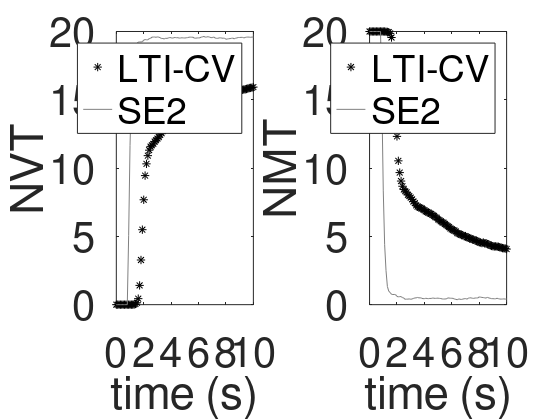

Write MATLAB code to recreate this figure.
se2_data = csvread("output2_se2.csv",0,1);
r2_data1 = csvread("output_r21.csv",0,1);
r2_data2 = csvread("output_r22.csv",0,1);
r2_data3 = csvread("output_r23.csv",0,1);
r2_data4 = csvread("output_r24.csv",0,1);
r2_data5 = csvread("output_r25.csv",0,1);
r2_data6 = csvread("output_r26.csv",0,1);
r2_data7 = csvread("output_r27.csv",0,1);
r2_data8 = csvread("output_r28.csv",0,1);
r2_data9 = csvread("output_r29.csv",0,1);
r2_data10 = csvread("output_r210.csv",0,1);
r2_data = zeros(14,101);

for i = 1:14
  r2_data(i,:) = (r2_data1(i,:) + r2_data2(i,:) + r2_data3(i,:) + r2_data4(i,:) + r2_data5(i,:) + r2_data6(i,:) + r2_data7(i,:) + r2_data8(i,:) + r2_data9(i,:) + r2_data10(i,:))/10;   
end
alpha = 0.5;
fig = figure(1),clf;
size = 30;
colormap(gray)
subplot(1,2,1);
plot(r2_data(5,:),r2_data(1,:),'*', 'color', [0,0,0] );
hold on
plot(se2_data(5,:),se2_data(1,:), 'color', [0,0,0]+alpha);
xlabel('time (s)');
ylabel('NVT');
legend('LTI-CV','SE2');
set(gca,'FontSize',size);

subplot(1,2,2);
plot(r2_data(5,:),r2_data(3,:),'*', 'color', [0,0,0]);
hold on
plot(se2_data(5,:),se2_data(3,:), 'color', [0,0,0]+alpha);
xlabel('time (s)');
ylabel('NMT');
legend('LTI-CV','SE2');
set(gca,'FontSize',size);

set(fig,'Units','Inches');
pos = get(fig,'Position');
set(fig,'PaperPositionMode','Auto','PaperUnits','Inches','PaperSize',[pos(3), pos(4)])
print(fig,'results','-dpdf','-r0')



